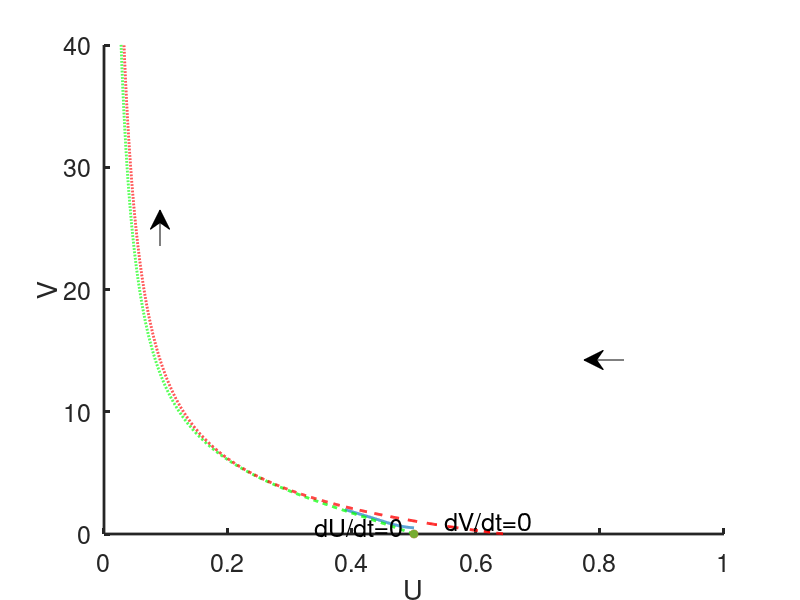
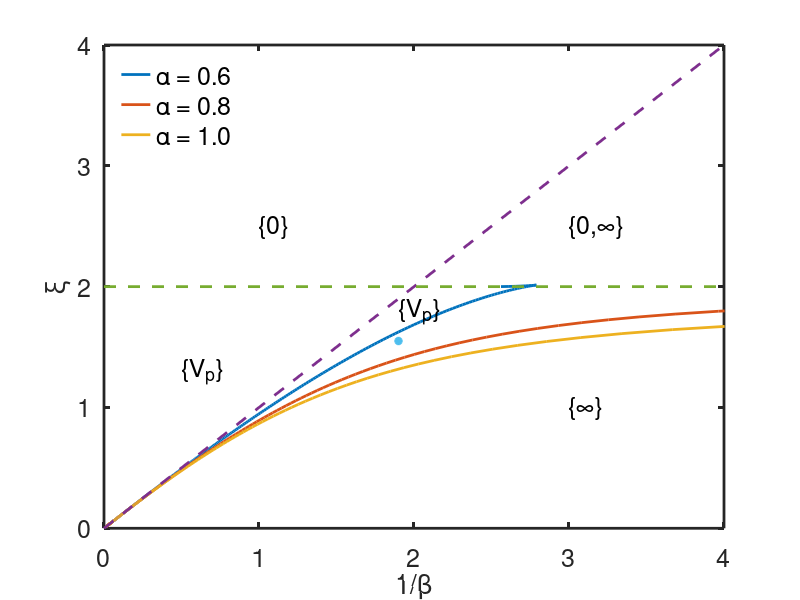

MATLAB code for these plots, in order:
% phase portrait for leukocyte dynamics
function leukocyte_dynamics
close all
clear all
clc
set(0,                           ...
   'defaultaxesfontsize', 18,   ...
   'defaultaxeslinewidth', 2.0, ...
   'defaultlinelinewidth', 2.0); 
global N 
%parameters
p.g0=0.2;
p.b0=1;
xivals=[1.55,3,1.6,3];
bvals = [1/1.9,.1,3,3];
vinit=[0.5,2.3,1.5,1.5,2.4];
 
p.a = 0.5;
 U0 = p.b0/(1+p.b0);
 for j = 1:1
p.b = bvals(j);
p.xi = xivals(j);
 v=[0:.011:400];
 f = F(p.a*v);
  u1= (p.b0+p.b*v)./((p.b0+p.b*v).*f.*exp(-p.a*v)+ (v.*f+1)) ;

 u2=1./(p.xi*f);
diff = u1-u2;
ndx =find(diff(1:end-1).*diff(2:end) <=0);

  N=1;
   init = [U0 ,vinit(j)];
  if (j==2) N=2;
      
        init = [U0 ,vinit(j),U0,vinit(5)];
  end


dt=0.01;
tend=[15,30,30,30];

tspan = [0:dt:tend(j)];
[t,sol] = ode23(@(t,x)rhs(t,x,p),tspan,init);

figure(j)
plot( sol(:,1) ,sol(:,2),u1,v,'g--',u2,v,'r--','linewidth',2) 
hold on
 plot(U0,0,'*','linewidth',2)
if (~isempty(ndx)) 
    plot(u2(ndx),v(ndx),'*','linewidth',2)
end
 

xlabel('U')
 ylabel('V')
 box off
 if (j==1)
     text(0.34,0.5,'dU/dt=0','fontsize',18)
     text(0.55,1.,'dV/dt=0','fontsize',18)
     annotation('arrow', [.78,.73],[.4,.4])
     annotation('arrow', [.2,.2],[.59,.65])
     plot(0.5,0,'*','linewidth',2)

     axis([0 1 0 40])

 end
  if (j==2)
      plot( sol(:,3) ,sol(:,4)) 
     text(0.24,1.8,'dU/dt=0','fontsize',18)
     text(0.34,0.4,'dV/dt=0','fontsize',18)
      annotation('arrow', [.5,.45],[.3,.3])
       annotation('arrow', [.34,.34],[.75,.82])
        annotation('arrow', [.45,.5],[.7,.7])
       annotation('arrow', [.7,.7],[.3,.24])
       axis([.2 .5 0 2.5])

  end
   if (j==3)
     text(0.65,0.6,'dU/dt=0','fontsize',18)
     text(0.59,1,'dV/dt=0','fontsize',18)
      annotation('arrow', [.64,.59],[.2,.2])
       annotation('arrow', [.59 ,.64],[.6,.6])
       annotation('arrow', [.4,.4],[.17,.23])
        annotation('arrow', [.87,.87],[.81,.74])
       axis([.5 .7 0 2])

   end
    if (j==4)
     text(0.61,1.5,'dU/dt=0','fontsize',18)
     text(0.35,1.,'dV/dt=0','fontsize',18)
      annotation('arrow', [.18,.23],[.35,.35])
       annotation('arrow', [.84,.84],[.56,.5])
       axis([.3 .7 0 2])

 end
figure(j)
hold off
 end
 
% now plot the parameter curves

V=[0.1:.1:100];
alist =[0.4,0.8,1];
for j = 1:length(alist)
    a = alist(j);
cA=a^2*V.^4;
cB=- V.*(-2*a^2*V.^2*p.b0 + a*V - 2*exp(a*V) + 2);
cC= p.b0*(a^2*V.^2*p.b0 -a*V- 1 + exp(a*V).*(1 - V.^2*a)); 

disc=cB.^2-4*cA.*cC;
b1 = (-cB+sqrt(disc))./(2*cA);
b2 = (-cB-sqrt(disc))./(2*cA);
 
ndx=find(b1>0);
onebyxi1= a*V.*(p.b0 + b1.*V)./(1 - exp(-a*V) + a*V.^2 + a*V.*exp(-a*V).*(p.b0 + b1.*V));
onebyxi2= a*V.*(p.b0 + b2.*V)./(1 - exp(-a*V) + a*V.^2 + a*V.*exp(-a*V).*(p.b0 + b2.*V));
ndx2 = find(b2>0);
figure(5)
ln(j)=plot(1./b1(ndx),1./onebyxi1(ndx))
if(~isempty(ndx2)) 
    plot(1./b1(ndx2),1./onebyxi1(ndx2))
end

formatSpecF = '%6.2f\n';
hold on
 
 
end

axis([0 4 0 4])

xlabel('1/\beta','fontsize',20)
ylabel('\xi','fontsize',20)
text(1,2.5,'\{0\}','fontsize',18)
text(0.5,1.3,'\{V_p\}','fontsize',18)
text(1.9,1.8,'\{V_p\}','fontsize',18)
text(3,1,'\{\infty\}','fontsize',18)
text(3,2.5,'\{0,\infty\}','fontsize',18)
 
 figure(5)
plot([0,4],[0,4],'--',[0,4],[1/U0,1/U0],'--',1/p.b,p.xi,'*')

  
hold off
 legend('boxoff')
legend([ln(1),ln(2),ln(3)],'\alpha = 0.6','\alpha = 0.8','\alpha = 1.0','fontsize',18,'location','northwest')
  
function out=rhs(t,x,p)
global N

out = [];
for j = 1:N
u=x(2*j-1); % leukocyte mass
v=x(2*j); % 
f = F(p.a*v);

up = p.g0*((p.b0+p.b*v)*(1-u*f*exp(-p.a*v))-u*(v*f+1));

vp = v*(1-p.xi*u*f);

 out =[out;up;vp];
end

function f = F(z)
if(z<1.e-4)
    f=1 +  z/2 +  z.^2/12 -  z.^4./720;
else

f=z./(1-exp(-z));
end


 
